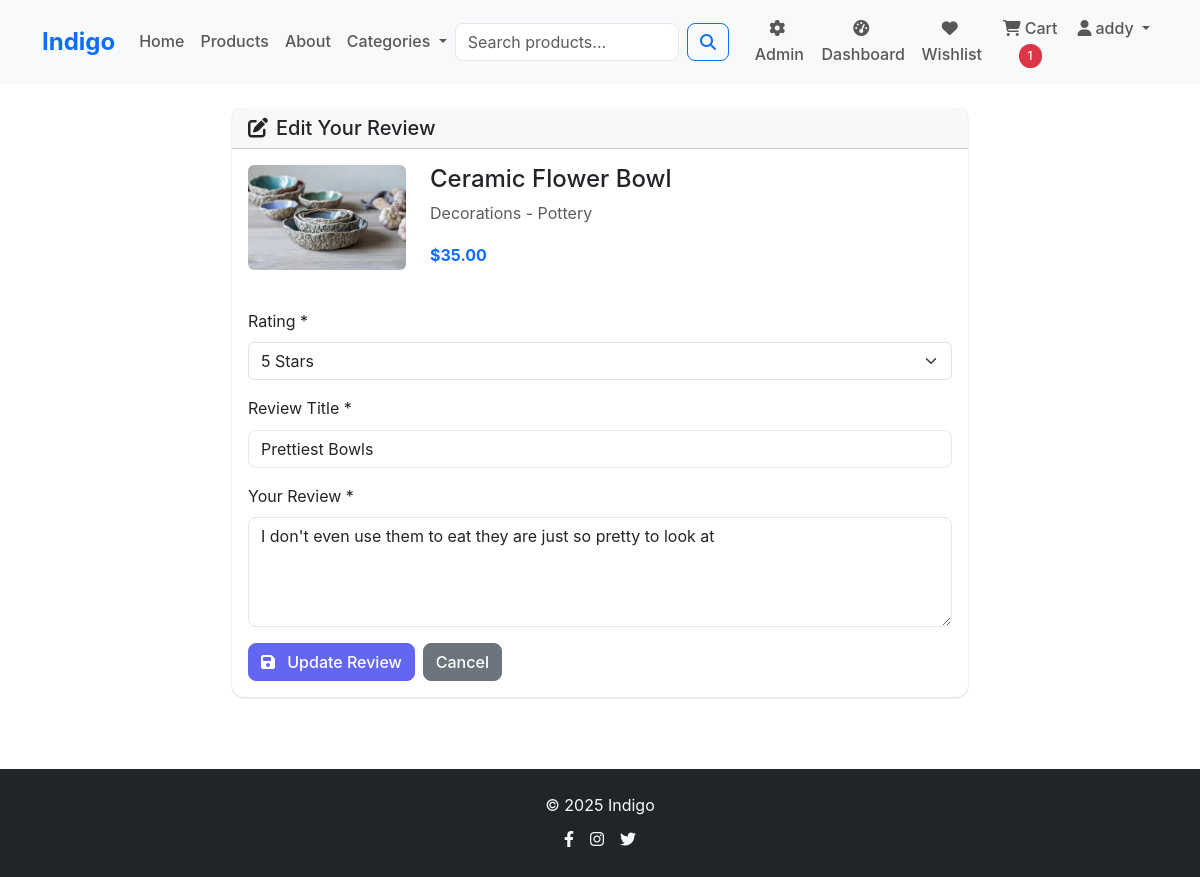
Screenshot of /reviews/add/13/ (signed in) with the database file from the repository.
### store/models.py (models this page shows, shortened)
class Product(models.Model):
    name = models.CharField(max_length=200)
    description = models.TextField()
    price = models.DecimalField(
        max_digits=10,
        decimal_places=2,
        validators=[MinValueValidator(0.01)]
    )
    category = models.ForeignKey(Category, on_delete=models.CASCADE, related_name='products')
    subcategory = models.ForeignKey(Subcategory, on_delete=models.CASCADE, related_name='products', null=True, blank=True)
    image = models.ImageField(upload_to='products/', default='static/default.jpg') #upload to media directory
    stock_quantity = models.PositiveIntegerField(
        default=0,
        validators=[MaxValueValidator(9999)]
    )
    is_active = models.BooleanField(default=True) #is active on website
    featured = models.BooleanField(default=False) #is featured on home page
    created_by = models.ForeignKey(User, on_delete=models.SET_NULL, null=True, blank=True, related_name='created_products')
    created_at = models.DateTimeField(auto_now_add=True)
    updated_at = models.DateTimeField(auto_now=True)
    class Meta:
        ordering = ['-created_at']
        indexes = [
            models.Index(fields=['category', 'is_active']),
            models.Index(fields=['subcategory', 'is_active']),
            models.Index(fields=['featured', 'is_active']),
            models.Index(fields=['price']),
            models.Index(fields=['created_at']),
            models.Index(fields=['created_by']),
        ]

class Category(models.Model):
    CATEGORY_CHOICES = [
        ('decorations', 'Decorations'),
        ('jewelry', 'Jewelry'),
    ]
    name = models.CharField(max_length=50, choices=CATEGORY_CHOICES, unique=True)
    description = models.TextField(blank=True)
    created_at = models.DateTimeField(auto_now_add=True)
    class Meta:
        verbose_name_plural = "Categories"

class Subcategory(models.Model):
    SUBCATEGORY_CHOICES = [
        ('pottery', 'Pottery'),
        ('wood', 'Wood Items'),
        ('necklaces', 'Necklaces'),
        ('earrings', 'Earrings'),
    ]
    name = models.CharField(max_length=50, choices=SUBCATEGORY_CHOICES, unique=True)
    category = models.ForeignKey(Category, on_delete=models.CASCADE, related_name='subcategories')
    description = models.TextField(blank=True)
    created_at = models.DateTimeField(auto_now_add=True)
    class Meta:
        verbose_name_plural = "Subcategories"
        unique_together = ('name', 'category')

### reviews/models.py (models this page shows, shortened)
class Review(models.Model):
    product = models.ForeignKey(Product, on_delete=models.CASCADE, related_name='reviews')
    user = models.ForeignKey(User, on_delete=models.CASCADE)
    rating = models.PositiveIntegerField(
        validators=[MinValueValidator(1), MaxValueValidator(5)],
        help_text="Rating from 1 to 5 stars"
    )
    title = models.CharField(max_length=200)
    comment = models.TextField()
    created_at = models.DateTimeField(auto_now_add=True)
    updated_at = models.DateTimeField(auto_now=True)
    class Meta:
        unique_together = ('product', 'user')  # One review per user per product
        ordering = ['-created_at']
        indexes = [
            models.Index(fields=['product', '-created_at']),
            models.Index(fields=['user', '-created_at']),
            models.Index(fields=['rating']),
        ]

### reviews/views.py (the view)
# urls.py: path('reviews/add/<int:product_id>/', views.add_review, name='add'),
@login_required
def add_review(request, product_id):
    try:
        product_id = int(product_id)
        product = get_object_or_404(Product, id=product_id, is_active=True)
        existing_review = Review.objects.filter(product=product, user=request.user).first()
        if request.method == 'POST':
            if existing_review:
                form = ReviewForm(request.POST, instance=existing_review)
                action = 'updated'
            else:
                form = ReviewForm(request.POST)
                action = 'added'
            if form.is_valid():
                try:
                    review = form.save(commit=False)
                    review.product = product
                    review.user = request.user
                    review.save()
                    messages.success(request, f'Your review has been {action} successfully!')
                    return redirect('store:product_detail', pk=product.pk)
                except Exception:
                    messages.error(request, 'Unable to save review. Please try again.')
        else:
            form = ReviewForm(instance=existing_review) if existing_review else ReviewForm()
        return render(request, 'reviews/add_review.html', {
            'form': form,
            'product': product,
            'existing_review': existing_review
        })
    except (ValueError, TypeError):
        messages.error(request, 'Invalid product.')
        return redirect('store:product_list')

### reviews/forms.py
class ReviewForm(forms.ModelForm):
    class Meta:
        model = Review
        fields = ['rating', 'title', 'comment']
        widgets = {
            'rating': forms.Select(
                choices=[(i, f'{i} Star{"s" if i != 1 else ""}') for i in range(1, 6)],
                attrs={'class': 'form-select'}
            ),
            'title': forms.TextInput(attrs={
                'class': 'form-control',
                'placeholder': 'Brief summary of your review'
            }),
            'comment': forms.Textarea(attrs={
                'class': 'form-control',
                'rows': 4,
                'placeholder': 'Share your experience with this product...'
            }),
        }
    def __init__(self, *args, **kwargs):
        super().__init__(*args, **kwargs)
        self.fields['rating'].label = 'Rating'
        self.fields['title'].label = 'Review Title'
        self.fields['comment'].label = 'Your Review'

### Indigo/context_processors.py (called while the page is built)
def cart_count(request):
    if request.user.is_authenticated:
        try:
            cart = Cart.objects.get(user=request.user)
            return {'cart_count': cart.total_items}
        except Cart.DoesNotExist:
            return {'cart_count': 0}
    return {'cart_count': 0}

def wishlist_count(request):
    if request.user.is_authenticated:
        try:
            wishlist = Wishlist.objects.get(user=request.user)
            return {'wishlist_count': wishlist.total_items}
        except Wishlist.DoesNotExist:
            return {'wishlist_count': 0}
    return {'wishlist_count': 0}

### cart/models.py (called while the page is built)
    @property
    def total_items(self):
        return sum(item.quantity for item in self.items.all())

### wishlist/models.py (called while the page is built)
    @property
    def total_items(self):
        return self.products.count()

### reviews/templates/reviews/add_review.html (shortened to what this page needs)
{% extends 'base.html' %}
{% load static %}
{% block content %}
<div class="container py-4">
    <div class="row justify-content-center">
        <div class="col-lg-8">
            <div class="card">
                <div class="card-header">
                    <h5 class="mb-0">
                        {% if existing_review %}
                            <i class="fas fa-edit me-2"></i>Edit Your Review
                        {% else %}
                            <i class="fas fa-star me-2"></i>Write a Review
                        {% endif %}
                    </h5>
                </div>
                <div class="card-body">
                    <div class="row mb-4">
                        <div class="col-md-3">
                            <img src="{{ product.image.url }}" alt="{{ product.name }}" class="img-fluid rounded">
                        </div>
                        <div class="col-md-9">
                            <h4>{{ product.name }}</h4>
                            <p class="text-muted">{{ product.category.get_name_display }} - {{ product.subcategory.get_name_display }}</p>
                            <p class="text-primary fw-bold">${{ product.price }}</p>
                        </div>
                    </div>
                    <form method="post">
                        <div class="mb-3">
                            <label for="{{ form.rating.id_for_label }}" class="form-label">{{ form.rating.label }} *</label>
                            {{ form.rating }}
                        </div>
                        <div class="mb-3">
                            <label for="{{ form.title.id_for_label }}" class="form-label">{{ form.title.label }} *</label>
                            {{ form.title }}
                        </div>
                        <div class="mb-3">
                            <label for="{{ form.comment.id_for_label }}" class="form-label">{{ form.comment.label }} *</label>
                            {{ form.comment }}
                        </div>
                        <div class="d-flex gap-2">
                            <button type="submit" class="btn btn-primary">
                                <i class="fas fa-save me-2"></i>
                                {% if existing_review %}Update Review{% else %}Submit Review{% endif %}
                            </button>
                            <a href="{% url 'store:product_detail' product.pk %}" class="btn btn-secondary">Cancel</a>
                        </div>
                    </form>
                </div>
            </div>
        </div>
    </div>
</div>
{% endblock %}

### templates/components/navbar.html (shortened to what this page needs)
{% load static %}
<nav class="navbar navbar-expand-lg navbar-light bg-light sticky-top">
    <div class="container">
        <a class="navbar-brand fw-bold text-primary" href="{% url 'store:home' %}">
            Indigo
        </a>
        <div class="collapse navbar-collapse" id="navbarNav">
            <ul class="navbar-nav me-auto">
                <li class="nav-item">
                    <a class="nav-link" href="{% url 'store:home' %}">Home</a>
                </li>
                <li class="nav-item">
                    <a class="nav-link" href="{% url 'store:product_list' %}">Products</a>
                </li>
                <li class="nav-item">
                    <a class="nav-link" href="{% url 'store:about' %}">About</a>
                </li>
                <li class="nav-item dropdown">
                    <a class="nav-link dropdown-toggle" href="#" role="button" data-bs-toggle="dropdown">
                        Categories
                    </a>
                </li>
            </ul>
            <form class="d-flex me-3 d-none d-lg-flex" method="GET" action="{% url 'store:product_list' %}" id="searchForm">
                <input class="form-control me-2" type="search" name="search" placeholder="Search products..." value="{{ search_query }}" maxlength="100">
                <button class="btn btn-outline-primary" type="submit">
                    <i class="fas fa-search"></i>
                </button>
            </form>
            <ul class="navbar-nav">
                {% if user.is_authenticated %}
                    {% if user.is_staff %}
                        <li class="nav-item">
                            <a class="nav-link" href="{% url 'employee_admin:dashboard' %}">
                                <i class="fas fa-cog me-1"></i>Admin
                            </a>
                        </li>
                    {% endif %}
                    <li class="nav-item">
                        <a class="nav-link" href="{% url 'dashboard:user' %}">
                            <i class="fas fa-tachometer-alt me-1"></i>Dashboard
                        </a>
                    </li>
                    <li class="nav-item">
                        <a class="nav-link" href="{% url 'wishlist:view' %}">
                            <i class="fas fa-heart me-1"></i>Wishlist
                        </a>
                    </li>
                    <li class="nav-item">
                        <a class="nav-link" href="{% url 'cart:view' %}">
                            <i class="fas fa-shopping-cart me-1"></i>Cart
                            {% if cart_count > 0 %}
                                <span class="badge bg-danger rounded-pill">{{ cart_count }}</span>
                            {% endif %}
                        </a>
                    </li>
                    <li class="nav-item dropdown">
                        <a class="nav-link dropdown-toggle" href="#" role="button" data-bs-toggle="dropdown">
                            <i class="fas fa-user me-1"></i>{{ user.username|truncatechars:15 }}
                        </a>
                    </li>
                {% endif %}
            </ul>
        </div>
    </div>
</nav>

### static/css/style.css (style rules this page uses)
:root { --primary-color: #6366f1; --secondary-color: #8b5cf6; --accent-color: #d97706; --success-color: #10b981; --warning-color: #f59e0b; --danger-color: #ef4444; --dark-color: #1f2937; --light-color: #f9fafb; --border-color: #e5e7eb; }
body { font-family: 'Inter', -apple-system, BlinkMacSystemFont, 'Segoe UI', Roboto, sans-serif; line-height: 1.6; color: #374151; }
.navbar-brand { font-size: 1.5rem; font-weight: 700; }
.navbar-nav .nav-link { font-weight: 500; transition: color 0.3s ease; }
.navbar-collapse { text-align: center; }
.card { border: none; border-radius: 12px; box-shadow: 0 1px 3px 0 rgba(0, 0, 0, 0.1), 0 1px 2px 0 rgba(0, 0, 0, 0.06); transition: all 0.3s ease; }
.btn { border-radius: 8px; font-weight: 500; transition: all 0.3s ease; }
.btn-primary { background-color: var(--primary-color); border-color: var(--primary-color); }
.form-control { border-radius: 8px; border: 1px solid var(--border-color); transition: all 0.3s ease; }
.badge { font-weight: 500; padding: 0.5em 0.75em; }

### rows the page displays
Product: image (picture), name "Ceramic Flower Bowl", category.name "Decorations", subcategory.name "Pottery", price "35.00"
Review: rating "5 Stars", title "Prettiest Bowls", comment "I don't even use them to eat they are just so pretty to look at"

### other values shown
{{ cart_count }} "1"
{{ user.username|truncatechars:15 }} "addy"
